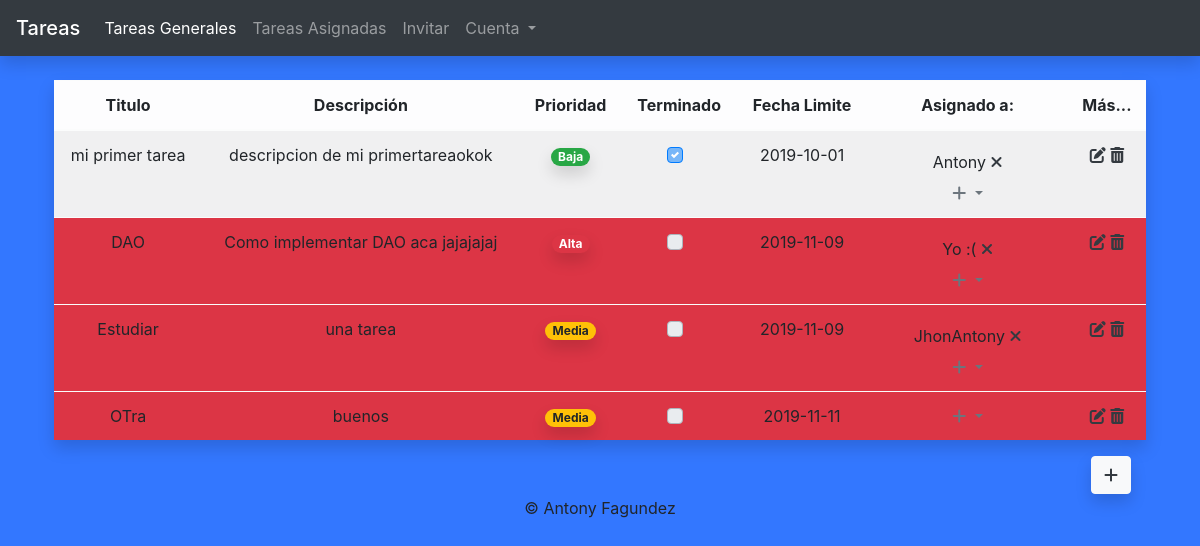
/main.php (signed in), run on the app's committed database.
### tables this page shows
CREATE TABLE `task` (
  `id` int(11) NOT NULL,
  `title` varchar(40) NOT NULL,
  `description` varchar(120) NOT NULL,
  `user` varchar(40) NOT NULL,
  `priority` varchar(20) NOT NULL,
  `is_finish` tinyint(1) NOT NULL DEFAULT '0',
  `dead_line` date DEFAULT NULL,
  `date_created` date NOT NULL,
  `id_user` int(11) DEFAULT NULL
);

CREATE TABLE `user_asigned` (
  `id` int(11) NOT NULL,
  `name` varchar(40) DEFAULT NULL,
  `user` varchar(40) NOT NULL,
  `mail` varchar(80) DEFAULT NULL,
  `id_task` int(11) NOT NULL
);

### main.php (the view, shortened to what this page needs)
<?php
include('connection.php');
 include('header.php');
?>
<?php
if(isset($_GET['search'])){
    $search = $_GET['search'];
    $sql = "SELECT * FROM `task` WHERE `title` LIKE '%$search%'";
    $_SESSION['filtroaplicado'] = $sql;
    $resultTemp = mysqli_query($conn, $sql);
    $numrows=mysqli_num_rows($resultTemp);
    if($numrows == 0){
        $_SESSION['message'] = "mmm, no hemos encontrado tareas parecidas a '$search'";
    }
}else if(isset($_SESSION['filtroaplicado'])){
    $sql = $_SESSION['filtroaplicado'];
    unset($_SESSION['filtroaplicado']);
}else{
    $sql = "select * from task";
}
$conn = new mysqli('127.0.0.1', 'Antonyy', '', 'todo');
$resultado_consulta = mysqli_query($conn, $sql);
    ?>
<div class="container p-4">
<table class='table table-light table-striped shadow'>
    <thead>
        <tr align="center">
            <th> Titulo </th>
            <th> Descripción </th>
            <th> Prioridad </th>
            <th> Terminado </th>
            <th> Fecha Limite </th>
            <th> Asignado a: </th>
            <th> Más... </th>
        </tr>
    </thead>
    <tbody >
    <?php
    while ($vector_fila = mysqli_fetch_array($resultado_consulta)) {
        $id = $vector_fila["id"];
        $mensajeEstado = "";
        $estado = "";
        $createdBy = $vector_fila["user"];
        $fecha_actual = strtotime(date("Y-m-d"));
        $fecha_entrada = strtotime($vector_fila["dead_line"]);
        if(!$vector_fila['is_finish']){
            if($fecha_actual > $fecha_entrada){
                $mensajeEstado = "La tarea esta vencida";
                $estado = "bg-danger";
            }else if ($fecha_actual == $fecha_entrada){
                $mensajeEstado = "La tarea se vence hoy";
                $estado = "bg-warning";
            }else{
                $estado = "";
            }
        }
        $badge = "";
        $dateCreated = date("d-m-Y", strtotime($vector_fila["date_created"]));
        if($vector_fila["priority"] == "Baja"){
            $badge = "success";
        }else if($vector_fila["priority"] == "Media"){
            $badge = "warning";
        }else if($vector_fila["priority"] == "Alta")
            $badge = "danger";
        ?>
        <tr align='center' class="<?php echo $estado; ?>" title="<?php echo "Tarea creada el $dateCreated por $createdBy
$mensajeEstado"; ?> " >
            <td> <?php echo $vector_fila["title"]; ?> </td>
            <td> <?php echo $vector_fila["description"]; ?> </td>
            <td>
                <span class="badge badge-pill badge-<?php echo $badge; ?> shadow"><?php echo $vector_fila["priority"];?></span>
            </td>
            <td>
                <div class="custom-control custom-checkbox">
                </div>
            </td>
            <td>  <?php echo $datefinish = $vector_fila["dead_line"]; ?> </td>
            <td>
            <?php if(isset($vector_fila["id_user"])){
                $id_user_asigned = $vector_fila["id_user"];
                $sql = "SELECT * FROM `user_asigned` WHERE `id_task`= $id_user_asigned";
                $conn = new mysqli('127.0.0.1', 'Antonyy', '', 'todo');
                $resultado_Asignados = mysqli_query($conn, $sql);
                while ($vector_fila_asignados = mysqli_fetch_array($resultado_Asignados)) {
                    $id_user_asigned = $vector_fila_asignados['id'];
                    ?>
                    <div class="container ">
                            <button class="btn" type="button">
                            <?php echo $vector_fila_asignados['user']; ?>
                                <a href="delete_user_asigned.php?id=<?php echo $id_user_asigned; ?>" title="Eliminar Usuario asignado " class="text-dark">
                                <i class="fas fa-times"></i>
                                </a>
                            </button>
                            </div>
                    <?php }
                }else{ ?>
                <?php } ?>
                <div class="dropdown">
                <a class="dropdown-toggle text-muted" href="#" role="button" id="dropdownMenuLink" data-toggle="dropdown" aria-haspopup="true" aria-expanded="false">
                    <i class="fas fa-plus"></i>
                </a>
                </div>
            </td>
            <td>
               <a href='edit.php?id=<?php echo $id; ?>' title="Editar" class="text-dark" >
                <i class="fas fa-edit"></i>
                </a>
                <a href="delete_task.php?id=<?php echo $id;?>" title="Eliminar" class="text-dark" >
                    <i class="fas fa-trash-alt"></i>
                </a>
            </td>
        </tr>
    <?php } ?>
    </tbody>
</table>
<div class= "container ">
    <button class="btn pmd-btn-fab pmd-ripple-effect btn-light pmd-btn-raised float-right shadow" type="button">
        <a href="edit.php" class="text-dark">
        <i class="fas fa-plus"></i>
        </a>
    </button>
        </div>
    </div>
<?php include('footer.php');

### header.php (shortened to what this page needs)
<!DOCTYPE html>
<html lang="en">
<head>
    <link rel="stylesheet" href="https://stackpath.bootstrapcdn.com/bootstrap/4.3.1/css/bootstrap.min.css">
</head>
<body>
<nav class="navbar navbar-expand-lg navbar-dark bg-dark shadow">
  <span class="navbar-brand mb-0 h1" aria-disabled="true" href="">Tareas</span>
<?php if(!($_SERVER["REQUEST_URI"] == "/UTN/login.php" || ($_SERVER["REQUEST_URI"]== "/UTN/signup.php") )) { ;?>
  <div class="collapse navbar-collapse" id="navbarSupportedContent">
    <ul class="navbar-nav mr-auto">
      <li class="nav-item active">
        <a class="nav-link <?php if ($_SERVER["REQUEST_URI"]== "/UTN/main.php") { echo "disabled"; } ?>" href="main.php" aria-disabled="<?php if ($_SERVER["REQUEST_URI"]== "/UTN/main.php") { echo "true"; } ?>">Tareas Generales</a>
      </li>
      <?php if(isset($_SESSION['user'])) { ?>
      <li class="nav-item">
        <a class="nav-link" href="main.php?user=<?php echo $_SESSION['user']; ?>">Tareas Asignadas </a>
      </li>
      <?php } ?>
      <li class="nav-item">
        <a class="nav-link" href="invitar.php">Invitar </a>
      </li>
      <li class="nav-item dropdown">
        <a class="nav-link dropdown-toggle" href="#" id="navbarDropdown" role="button" data-toggle="dropdown" aria-haspopup="true" aria-expanded="false">
          Cuenta
        </a>
      </li>
    </ul>
<?php } ?>
  </div>
</nav>

### footer.php (shortened to what this page needs)
    <footer class="page-footer font-small blue">
      <div class="footer-copyright text-center py-3 ">
          © Antony Fagundez
      </div>
    </footer>
</body>

### header.php (style rules this page uses)
body { background-color: rgb(51, 119, 255) }

### data on the page
task: title "mi primer tarea", description "descripcion de mi primertareaokok", priority "Baja", dead_line "2019-10-01"
user_asigned: user "Antony"
task: title "DAO", description "Como implementar DAO aca jajajajaj", priority "Alta", dead_line "2019-11-09"
user_asigned: user "Yo :("
task: title "Estudiar", description "una tarea", priority "Media", dead_line "2019-11-09"
user_asigned: user "JhonAntony"
task: title "OTra", description "buenos", priority "Media", dead_line "2019-11-11"
